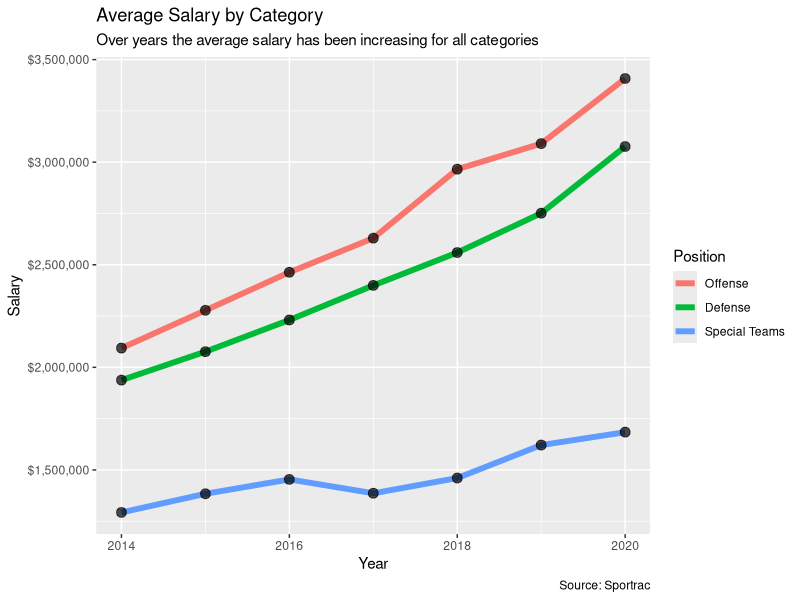

Generate this figure with R:
library(readxl)
library(tidyverse)
library(scales)
NFL_plot <- read_excel("NFL2.xlsx")
NFL_plot$Position = factor(NFL_plot$Position, labels = c("Offense", "Defense", "Special Teams"), levels = c("OFFENSE", "DEFENSE", "SPECIAL_TEAMS"))
NFL_plot <- NFL_plot |>
  ggplot(aes(x = Year, y = `Average Salary`, col = Position)) + 
  geom_line(size = 2) + geom_point(alpha = 0.7, size =3, color = "Black") +
  scale_y_continuous(labels=scales::dollar_format()) + 
  labs(title = "Average Salary by Category",
       subtitle = "Over years the average salary has been increasing for all categories",
       y = "Salary", fill = "Position",
       caption = "Source: Sportrac")

write_rds(NFL_plot, "NFL_plot.rds")
  